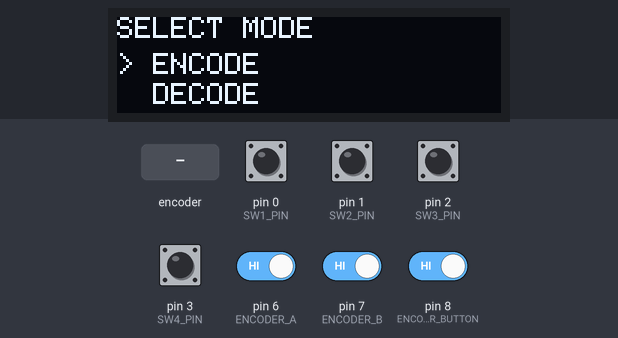
Simulated run of this sketch. Board: Arduino Uno, built with avr-gcc and run on an emulated ATmega328P. Parts: 128×32 one-colour display. Inputs (shaded band) come from the test bench; at power-on: pin 0 (SW1_PIN), pin 1 (SW2_PIN), pin 2 (SW3_PIN), pin 3 (SW4_PIN), pin 6 (ENCODER_A), pin 7 (ENCODER_B), pin 8 (ENCODER_BUTTON) HIGH.

Above: at 2.7 s.
2.8 s: pin 1 (SW2_PIN) pulled LOW for 1 s
At 4.7 s:
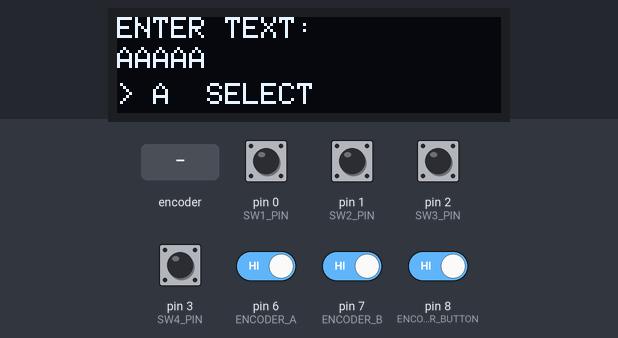
5.3 s: rotary encoder on pin 6 (ENCODER_A) / pin 7 (ENCODER_B) turned 3 steps (first pin leading)
At 6.6 s:
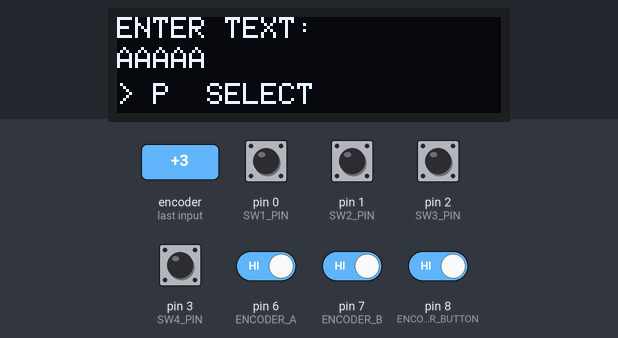
7.4 s: pin 3 (SW4_PIN) pulled LOW for 1 s
At 9.1 s:
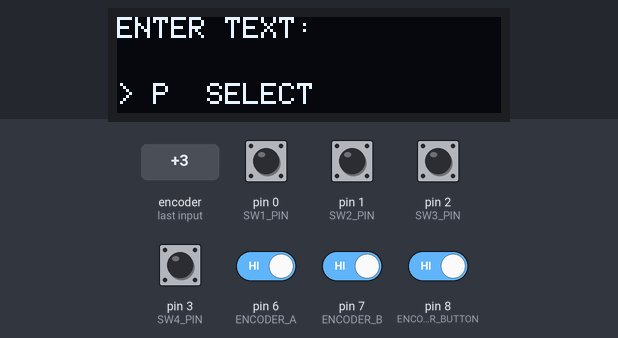
9.9 s: pin 2 (SW3_PIN) pulled LOW for 0.15 s
At 10.6 s:
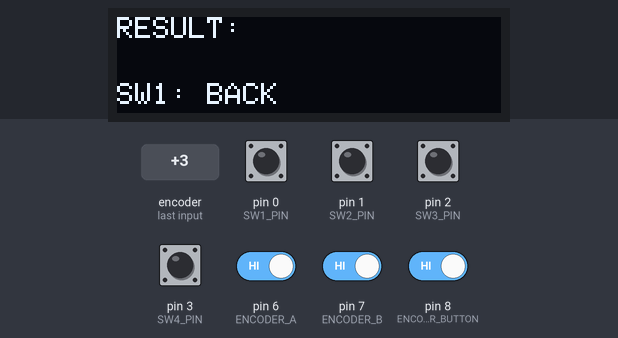
11.5 s: pin 0 (SW1_PIN) pulled LOW for 1 s
At 11.74 s:
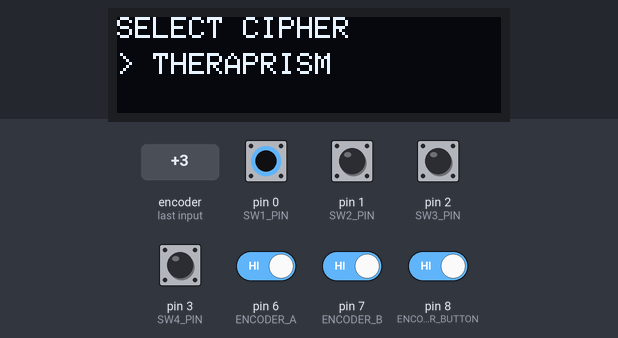
14.0 s: rotary encoder on pin 6 (ENCODER_A) / pin 7 (ENCODER_B) turned 1 step (first pin leading)
Timing chart, 0 to 16.7 s (numbered marks = the images above; inputs shaded):
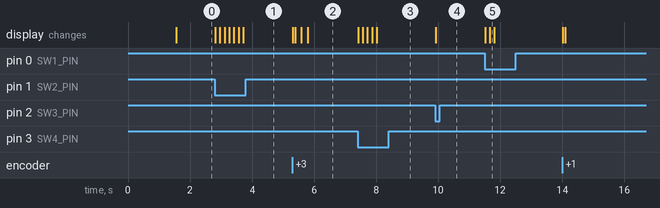

Measured:
- after the input at 2.8 s, the display: first changes at once (image 1 shows a later state)
- after the input at 5.3 s, the display: first changes at once (image 2 shows a later state)
- after the input at 7.4 s, the display: first changes at once (image 3 shows a later state)
- after the input at 9.9 s, the display: changes at once (image 4)
- after the input at 11.5 s, the display: first changes at once (image 5 shows a later state)

The sketch:

hackpad-firmware.ino
```cpp
#include <Arduino.h>
#include <Wire.h>
#include <Adafruit_GFX.h>
#include <Adafruit_SSD1306.h>

#include "ciphers.h"

#define SW1_PIN 0
#define SW2_PIN 1
#define SW3_PIN 2
#define SW4_PIN 3

#define OLED_SDA 4
#define OLED_SCL 5

#define ENCODER_A 6
#define ENCODER_B 7
#define ENCODER_BUTTON 8

#define SCREEN_WIDTH 128
#define SCREEN_HEIGHT 32

Adafruit_SSD1306 display(
    SCREEN_WIDTH,
    SCREEN_HEIGHT,
    &Wire,
    -1
);

enum Screen
{
    START_SCREEN,
    MAIN_MENU,
    CIPHER_MENU,
    TEXT_ENTRY,
    RESULT_SCREEN
};

Screen screen = START_SCREEN;

enum Mode
{
    ENCODE_MODE,
    DECODE_MODE
};

Mode mode = ENCODE_MODE;

enum Cipher
{
    THERAPRISM,
    FORDESE,
    BILL
};

Cipher cipher = THERAPRISM;

int menuIndex = 0;

const char LETTERS[] =
    "ABCDEFGHIJKLMNOPQRSTUVWXYZ ";

const int LETTER_COUNT =
    sizeof(LETTERS) - 1;

int selectedLetter = 0;

String inputText = "";
String outputText = "";

const int MAX_TEXT_LENGTH = 64;

int lastEncoderState = 0;

unsigned long lastButtonTime = 0;

const unsigned long BUTTON_DELAY = 150;

void clearDisplay()
{
    display.clearDisplay();

    display.setTextColor(SSD1306_WHITE);
    display.setTextSize(1);
    display.setCursor(0, 0);
}

void refreshDisplay()
{
    display.display();
}

void showStartScreen()
{
    clearDisplay();

    display.setCursor(25, 4);
    display.println("HACKPAD");

    display.setCursor(16, 18);
    display.println("GRAVITY FALLS");

    refreshDisplay();
}

void showMainMenu()
{
    clearDisplay();

    display.println("SELECT MODE");

    display.setCursor(0, 12);

    if (menuIndex == 0)
        display.print("> ");
    else
        display.print("  ");

    display.println("ENCODE");

    display.setCursor(0, 22);

    if (menuIndex == 1)
        display.print("> ");
    else
        display.print("  ");

    display.println("DECODE");

    refreshDisplay();
}

void showCipherMenu()
{
    clearDisplay();

    display.println("SELECT CIPHER");

    display.setCursor(0, 12);

    if (menuIndex == 0)
        display.print("> THERAPRISM");
    else if (menuIndex == 1)
        display.print("> FORDESE");
    else
        display.print("> BILL");

    refreshDisplay();
}

void showTextEntry()
{
    clearDisplay();

    display.println("ENTER TEXT:");

    display.setCursor(0, 10);

    String visibleText = inputText;

    if (visibleText.length() > 20)
    {
        visibleText =
            visibleText.substring(
                visibleText.length() - 20
            );
    }

    display.println(visibleText);

    display.setCursor(0, 22);

    display.print("> ");
    display.print(LETTERS[selectedLetter]);

    display.print("  SELECT");

    refreshDisplay();
}

void showResult()
{
    clearDisplay();

    display.println("RESULT:");

    display.setCursor(0, 10);

    String visibleResult = outputText;

    if (visibleResult.length() > 20)
    {
        visibleResult =
            visibleResult.substring(
                visibleResult.length() - 20
            );
    }

    display.println(visibleResult);

    display.setCursor(0, 22);
    display.print("SW1: BACK");

    refreshDisplay();
}

void drawScreen()
{
    switch (screen)
    {
        case START_SCREEN:
            showStartScreen();
            break;

        case MAIN_MENU:
            showMainMenu();
            break;

        case CIPHER_MENU:
            showCipherMenu();
            break;

        case TEXT_ENTRY:
            showTextEntry();
            break;

        case RESULT_SCREEN:
            showResult();
            break;
    }
}

int readEncoder()
{
    int a = digitalRead(ENCODER_A);
    int b = digitalRead(ENCODER_B);

    int currentState =
        (a << 1) | b;

    int movement = 0;

    if (currentState != lastEncoderState)
    {
        if (
            (lastEncoderState == 0 && currentState == 1) ||
            (lastEncoderState == 1 && currentState == 3) ||
            (lastEncoderState == 3 && currentState == 2) ||
            (lastEncoderState == 2 && currentState == 0)
        )
        {
            movement = 1;
        }

        else if (
            (lastEncoderState == 0 && currentState == 2) ||
            (lastEncoderState == 2 && currentState == 3) ||
            (lastEncoderState == 3 && currentState == 1) ||
            (lastEncoderState == 1 && currentState == 0)
        )
        {
            movement = -1;
        }

        lastEncoderState =
            currentState;
    }

    return movement;
}

bool encoderPressed()
{
    static bool previous = HIGH;

    bool current =
        digitalRead(ENCODER_BUTTON);

    bool pressed =
        previous == HIGH &&
        current == LOW;

    previous = current;

    return pressed;
}

int readButton()
{
    if (
        millis() - lastButtonTime
        < BUTTON_DELAY
    )
    {
        return -1;
    }

    int pins[4] =
    {
        SW1_PIN,
        SW2_PIN,
        SW3_PIN,
        SW4_PIN
    };

    for (int i = 0; i < 4; i++)
    {
        if (digitalRead(pins[i]) == LOW)
        {
            lastButtonTime =
                millis();

            return i;
        }
    }

    return -1;
}

void moveMenu(int amount, int count)
{
    menuIndex += amount;

    if (menuIndex < 0)
        menuIndex = count - 1;

    if (menuIndex >= count)
        menuIndex = 0;
}

void moveLetter(int amount)
{
    selectedLetter += amount;

    if (selectedLetter < 0)
        selectedLetter = LETTER_COUNT - 1;

    if (selectedLetter >= LETTER_COUNT)
        selectedLetter = 0;
}

void addLetter()
{
    if (
        inputText.length()
        >= MAX_TEXT_LENGTH
    )
    {
        return;
    }

    inputText +=
        LETTERS[selectedLetter];
}

void deleteLetter()
{
    if (inputText.length() > 0)
    {
        inputText.remove(
            inputText.length() - 1
        );
    }
}

void runCipher()
{
    if (cipher == THERAPRISM)
    {
        if (mode == ENCODE_MODE)
            outputText =
                theraprismEncode(inputText);
        else
            outputText =
                theraprismDecode(inputText);
    }

    else if (cipher == FORDESE)
    {
        if (mode == ENCODE_MODE)
            outputText =
                fordeseEncode(inputText);
        else
            outputText =
                fordeseDecode(inputText);
    }

    else if (cipher == BILL)
    {
        if (mode == ENCODE_MODE)
            outputText =
                billEncode(inputText);
        else
            outputText =
                billDecode(inputText);
    }
}

void selectItem()
{
    if (screen == MAIN_MENU)
    {
        if (menuIndex == 0)
            mode = ENCODE_MODE;
        else
            mode = DECODE_MODE;

        menuIndex = 0;

        screen = CIPHER_MENU;

        drawScreen();
    }

    else if (screen == CIPHER_MENU)
    {
        cipher =
            (Cipher)menuIndex;

        inputText = "";
        outputText = "";

        selectedLetter = 0;

        screen = TEXT_ENTRY;

        drawScreen();
    }

    else if (screen == TEXT_ENTRY)
    {
        addLetter();

        drawScreen();
    }

    else if (screen == RESULT_SCREEN)
    {
        screen = MAIN_MENU;

        menuIndex = 0;

        drawScreen();
    }
}

void goBack()
{
    if (screen == MAIN_MENU)
    {
        return;
    }

    if (screen == CIPHER_MENU)
    {
        screen = MAIN_MENU;
        menuIndex = 0;
    }

    else if (screen == TEXT_ENTRY)
    {
        screen = CIPHER_MENU;
        menuIndex = cipher;

        inputText = "";
    }

    else if (screen == RESULT_SCREEN)
    {
        screen = TEXT_ENTRY;
    }

    drawScreen();
}

void setup()
{
    pinMode(SW1_PIN, INPUT_PULLUP);
    pinMode(SW2_PIN, INPUT_PULLUP);
    pinMode(SW3_PIN, INPUT_PULLUP);
    pinMode(SW4_PIN, INPUT_PULLUP);

    pinMode(ENCODER_A, INPUT_PULLUP);
    pinMode(ENCODER_B, INPUT_PULLUP);
    pinMode(ENCODER_BUTTON, INPUT_PULLUP);

    Wire.setSDA(OLED_SDA);
    Wire.setSCL(OLED_SCL);

    Wire.begin();

    if (
        !display.begin(
            SSD1306_SWITCHCAPVCC,
            0x3C
        )
    )
    {
        while (true)
        {
            delay(100);
        }
    }

    lastEncoderState =
        (digitalRead(ENCODER_A) << 1) |
        digitalRead(ENCODER_B);

    showStartScreen();

    delay(1500);

    screen = MAIN_MENU;
    menuIndex = 0;

    drawScreen();
}

void loop()
{
    int movement =
        readEncoder();

    if (movement != 0)
    {
        if (screen == MAIN_MENU)
        {
            moveMenu(
                movement,
                2
            );

            drawScreen();
        }

        else if (screen == CIPHER_MENU)
        {
            moveMenu(
                movement,
                3
            );

            drawScreen();
        }

        else if (screen == TEXT_ENTRY)
        {
            moveLetter(movement);

            drawScreen();
        }
    }

    if (encoderPressed())
    {
        selectItem();
    }

    int button =
        readButton();

    if (button == 0)
    {
        goBack();
    }

    else if (button == 1)
    {
        selectItem();
    }

    else if (button == 2)
    {
        if (screen == TEXT_ENTRY)
        {
            runCipher();

            screen =
                RESULT_SCREEN;

            drawScreen();
        }
    }

    else if (button == 3)
    {
        if (screen == TEXT_ENTRY)
        {
            deleteLetter();

            drawScreen();
        }
    }
}
```

ciphers.cpp
```cpp
#include "ciphers.h"
#include <cstring>

const char THERAPRISM_ALPHABET[] =
    "ABCDEFGHIJKLMNOPQRSTUVWXY";

const char FORDESE_ALPHABET[] =
    "ABCDEFGHIJKLMNOPQRSTUVWXYZ";

const char BILL_ALPHABET[] =
    "ABCDEFGHIJKLMNOPQRSTUVWXYZ";


String processText(const String &text, const char *alphabet)
{
    String result = "";

    for (unsigned int i = 0; i < text.length(); i++)
    {
        char character = text.charAt(i);

        if (character >= 'a' && character <= 'z')
        {
            character -= 32;
        }

        if (strchr(alphabet, character) != nullptr)
        {
            result += character;
        }

        else if (character == ' ')
        {
            result += ' ';
        }


        else
        {
            result += '?';
        }
    }

    return result;
}


String theraprismEncode(const String &text)
{
    return processText(text, THERAPRISM_ALPHABET);
}

String theraprismDecode(const String &text)
{
    return processText(text, THERAPRISM_ALPHABET);
}


String fordeseEncode(const String &text)
{
    return processText(text, FORDESE_ALPHABET);
}

String fordeseDecode(const String &text)
{
    return processText(text, FORDESE_ALPHABET);
}

String billEncode(const String &text)
{
    return processText(text, BILL_ALPHABET);
}

String billDecode(const String &text)
{
    return processText(text, BILL_ALPHABET);
}
```

ciphers.h
```cpp
#ifndef CIPHERS_H
#define CIPHERS_H

#include <Arduino.h>

String theraprismEncode(const String &text);
String theraprismDecode(const String &text);

String fordeseEncode(const String &text);
String fordeseDecode(const String &text);

String billEncode(const String &text);
String billDecode(const String &text);

#endif
```
